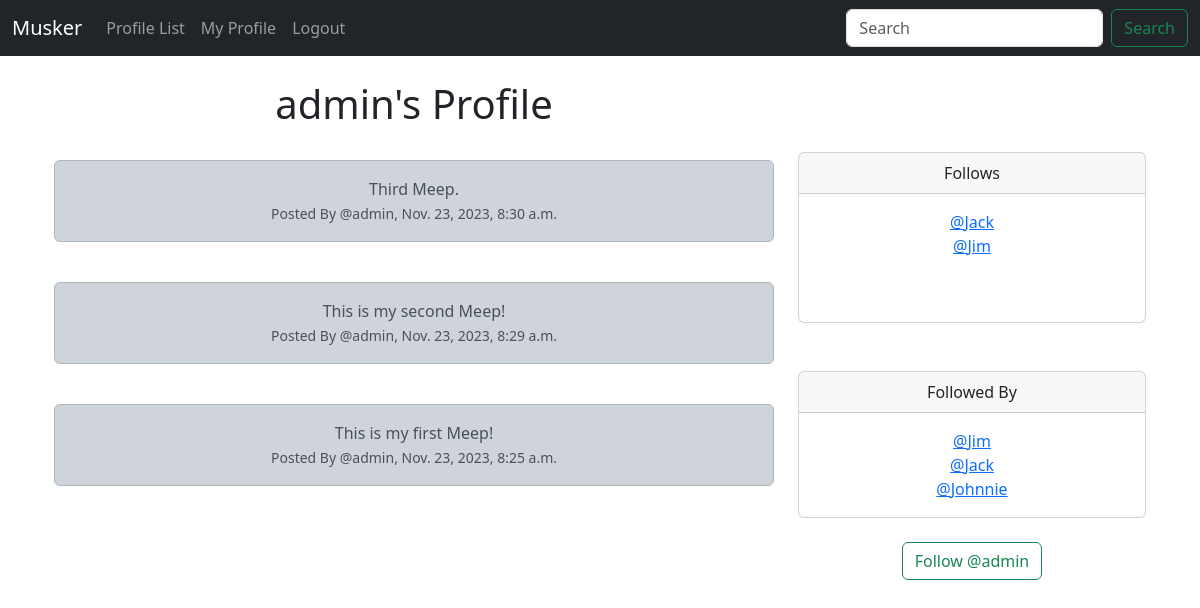
/profile/1 (signed in), run on an earlier commit of the app's database.
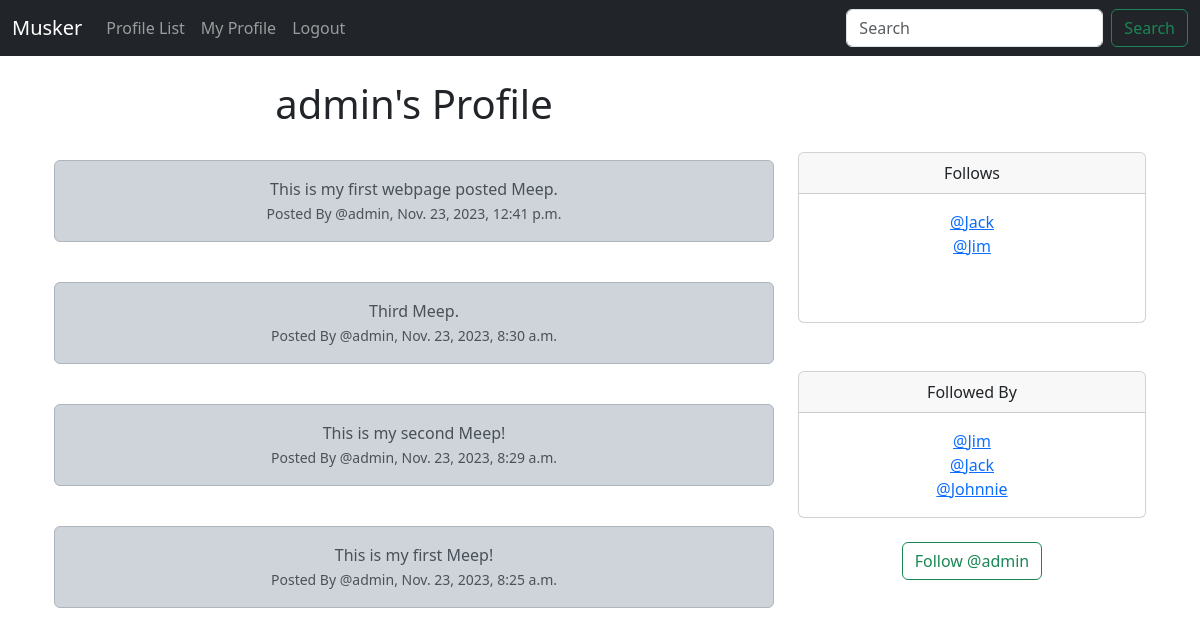
And on a later commit of the database.
### musker/models.py (models this page shows, shortened)
class Meep(models.Model):
    user = models.ForeignKey(User, related_name='meeps', on_delete=models.DO_NOTHING)
    body = models.CharField(max_length=200)
    created_at = models.DateTimeField(auto_now_add=True)

class Profile(models.Model):
    user = models.OneToOneField(User, on_delete=models.CASCADE)
    follows = models.ManyToManyField('self', related_name='followed_by', symmetrical=False, blank=True)
    date_modified = models.DateTimeField(User, auto_now=True)
    def __str__(self):
        return self.user.username

### musker/views.py (the view, shortened to what this page needs)
# urls.py: path('profile/<int:pk>', views.profile, name='profile'),
def profile(request, pk):
    if request.user.is_authenticated:
        profile = Profile.objects.get(user_id=pk)
        meeps = Meep.objects.filter(user_id=pk).order_by('-created_at')
        return render(request, 'profile.html', {'profile': profile, 'meeps': meeps})
    else:
        messages.success(request, 'You Must Be Logged In To View This Page...')
        return redirect('home')

### musker/templates/profile.html (shortened to what this page needs)
{% extends 'base.html' %}
{% block content %}
    {% if profile %}
        <div class="container text-center">
            <div class="row">
                <div class="col-8">
                    <h1>{{ profile.user.username }}'s Profile</h1><br/>
                    {% if meeps %}
                        {% for meep in meeps %}
                            <div class="alert alert-dark" role="alert">
                                {{ meep.body }}
                                <br/>
                                <small class="text-muted">Posted By @{{ meep.user.username }}, {{ meep.created_at }}</small>
                            </div><br/>
                        {% endfor %}
                    {% endif %}
                </div>
                <div class="col-4">
                    <br/><br/><br/>
                    <div class="card">
                        <div class="card-header">
                          Follows
                        </div>
                        <div class="card-body">
                          <p class="card-text">
                            {% for following in profile.follows.all %}
                            <a href="{% url 'profile' following.user.id %}">@{{ following }}</a><br/>
                            {% endfor %}
                            <br/><br/>
                          </p>
                        </div>
                    </div>
                    <br/><br/>
                    <div class="card">
                        <div class="card-header">
                          Followed By
                        </div>
                        <div class="card-body">
                          <p class="card-text">
                            {% for following in profile.followed_by.all %}
                            <a href="{% url 'profile' following.user.id %}">@{{ following }}</a><br/>
                            {% endfor %}
                          </p>
                        </div>
                    </div>
                    <br/>
                    <form method=POST>
                        {% if profile in user.profile.follows.all %}
                            <button class="btn btn-outline-danger" name="follow" value="unfollow" type="submit">
                                Unfollow @{{ profile.user.username | lower}}
                            </button>
                        {% else %}
                            <button class="btn btn-outline-success" name="follow" value="follow" type="submit">
                                Follow @{{ profile.user.username | lower }}
                            </button>
                        {% endif %}
                    </form>
                    <br/>
                </div>
            </div>
        </div>
    {% endif %}
{% endblock %}

What changed in the data, as far as the page shows it:
added Meep: body "This is my first webpage posted Meep.", user.username "admin", created_at "Nov. 23, 2023, 12:41 p.m."
